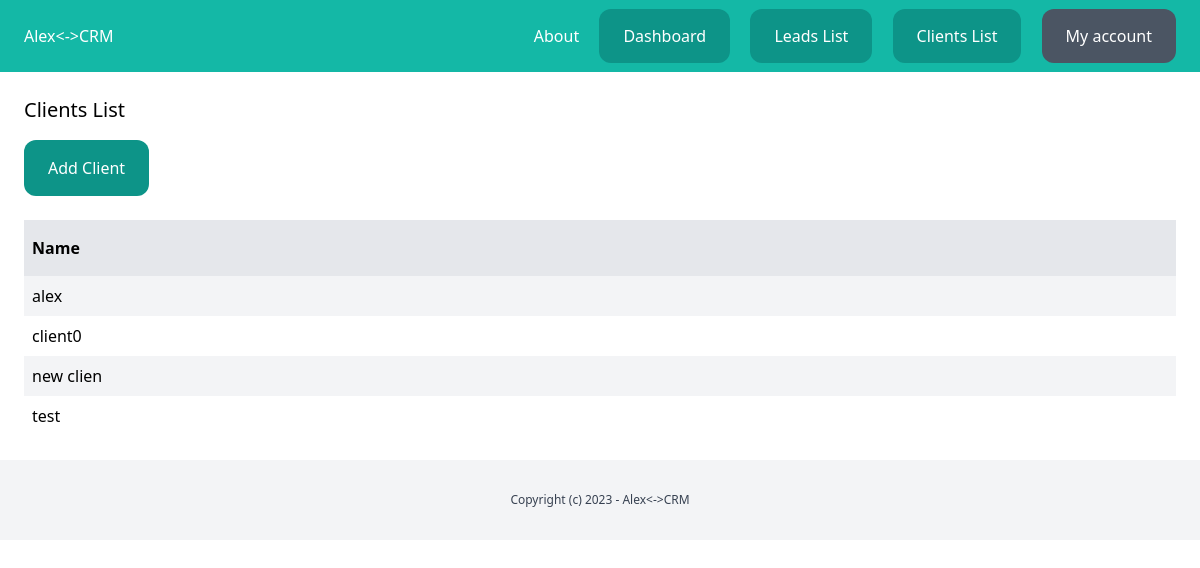
The page /dashboard/clients/ (signed in) on the database its author committed.
### clients/models.py (models this page shows, shortened)
class Client(models.Model):
    team= models.ForeignKey(Team, related_name='clients', on_delete=models.CASCADE)
    name = models.CharField(max_length=250)
    email = models.EmailField()
    description = models.TextField(blank=True, null=True)
    create_by = models.ForeignKey(User, related_name='clients', on_delete=models.CASCADE)
    create_at = models.DateTimeField(auto_now_add=True)
    modified_at = models.DateTimeField(auto_now=True) #automatically updated
    class Meta:
        ordering = ('name',)

### clients/views.py (the view)
# urls.py: """for example => path('', views.clients_list, name='clients_list'):
@login_required
def clients_list(request):
    clients = Client.objects.filter(create_by=request.user)
    return render(request, 'clients/clients_list.html', {
        'clients': clients
    })

### clients/templates/clients/clients_list.html (shortened to what this page needs)
{% extends 'core/base.html' %}
{% block content %}
    <div class="py-6 px-6">
        <h1 class="mb-4 text-xl">Clients List</h1>
        <a href="{% url 'clients_add' %}" class="inline-block py-4 px-6 bg-teal-600 rounded-xl text-white">Add Client</a>
        {% if clients %}
            <div class="mt-6 flex justify-between">
                <p class="py-4 px-2 bg-gray-200 font-semibold w-full">Name</p>
            </div>
            {% for client in clients %}
                <div class="flex justify-between">
                    <p class="py-2 px-2 w-full {% cycle 'bg-gray-100' '' %}">
                        <a href="{% url 'clients_detail' client.id %}">{{ client.name }}</a>
                    </p>
                </div>
            {% endfor %}
        {% else %}
            <p class="mt-6 px-2">There are not clients in DataBase yet </p>
        {% endif %}
    </div>
{% endblock %}

### rows shown on the page
Client: name "alex"
Client: name "client0"
Client: name "new clien"
Client: name "test"
